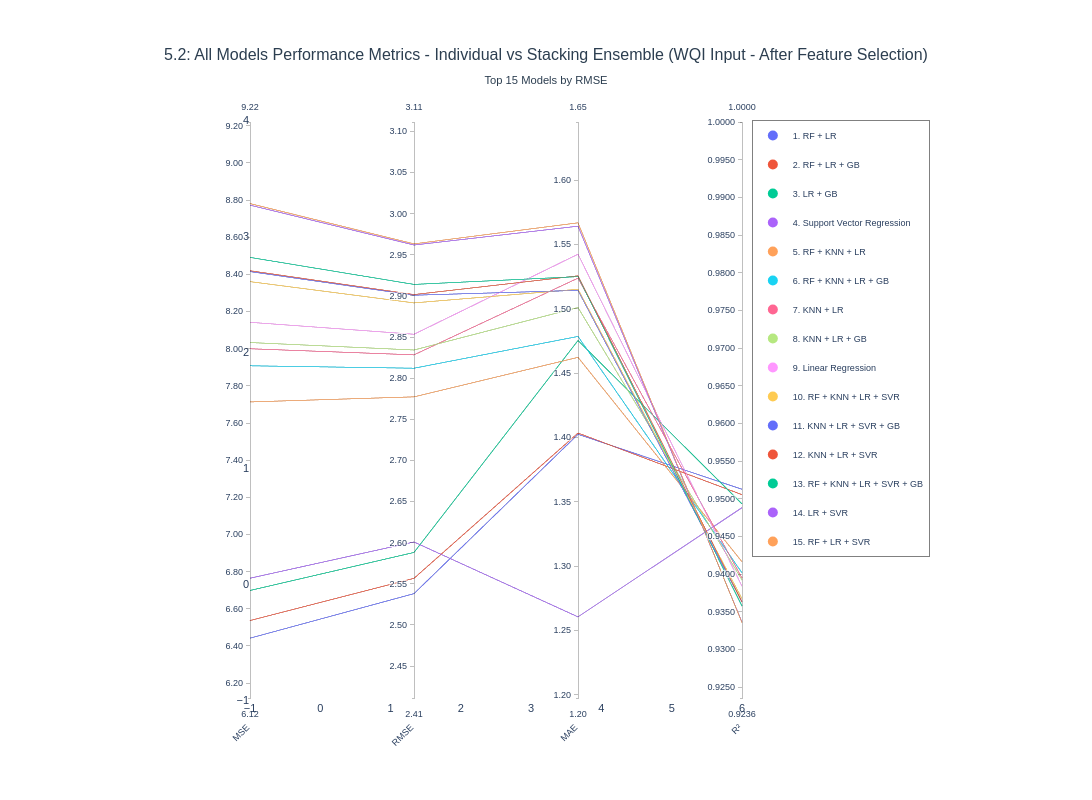

Write notebook code for a chart like this one.
### Code cell
fig_all_models_52 = plot_parallel_coordinates_all_models(
    results_df=results_df_WQIInput_retrain,
    y_test=y_test_WQIInput_retrain,
    rf_pred=rf_pred_WQIInput_retrain,
    gb_pred=gb_pred_WQIInput_retrain,
    lr_pred=lr_pred_WQIInput_retrain,
    knn_pred=knn_pred_WQIInput_retrain,
    svr_pred=svr_pred_WQIInput_retrain,
    title="5.2: All Models Performance Metrics - Individual vs Stacking Ensemble (WQI Input - After Feature Selection)"
)

fig_all_models_52.show()

### Figure 1 — Plotly figure (JSON) as saved in the notebook; plotly's stock layout.template omitted (floating-point values rounded to 4 significant figures)
{"data": [{"dimensions": [{"label": "MSE", "range": [6.12, 9.22], "tickformat": ".2f", "values": [6.442, 6.537, 6.699, 6.765, 7.714, 7.908, 8.0, 8.033, 8.142, 8.361, 8.415, 8.42, 8.492, 8.773, 8.781]}, {"label": "RMSE", "range": [2.411, 3.112], "tickformat": ".2f", "values": [2.538, 2.557, 2.588, 2.601, 2.777, 2.812, 2.828, 2.834, 2.853, 2.892, 2.901, 2.902, 2.914, 2.962, 2.963]}, {"label": "MAE", "range": [1.198, 1.645], "tickformat": ".2f", "values": [1.402, 1.403, 1.475, 1.261, 1.462, 1.479, 1.524, 1.501, 1.542, 1.515, 1.514, 1.526, 1.525, 1.564, 1.567]}, {"label": "R²", "range": [0.9236, 1], "tickformat": ".4f", "values": [0.9513, 0.9506, 0.9493, 0.9488, 0.9416, 0.9402, 0.9395, 0.9392, 0.9384, 0.9368, 0.9363, 0.9363, 0.9358, 0.9336, 0.9336]}], "labelangle": -45, "labelside": "bottom", "line": {"color": [0, 1, 2, 3, 4, 5, 6, 7, 8, 9, 10, 11, 12, 13, 14], "colorscale": [[0, "#636EFA"], [0.07143, "#EF553B"], [0.1429, "#00CC96"], [0.2143, "#AB63FA"], [0.2857, "#FFA15A"], [0.3571, "#19D3F3"], [0.4286, "#FF6692"], [0.5, "#B6E880"], [0.5714, "#FF97FF"], [0.6429, "#FECB52"], [0.7143, "#636EFA"], [0.7857, "#EF553B"], [0.8571, "#00CC96"], [0.9286, "#AB63FA"], [1, "#FFA15A"]], "showscale": false}, "type": "parcoords"}, {"hovertemplate": "<b>RF + LR</b><br>Num Models: 2<br>MSE: 6.4418<br>RMSE: 2.5381<br>MAE: 1.4025<br>R²: 0.9513<br><extra></extra>", "legendgroup": "RF + LR", "marker": {"color": "#636EFA", "size": 10}, "mode": "markers", "name": "1. RF + LR", "showlegend": true, "type": "scatter", "x": [null], "y": [null]}, {"hovertemplate": "<b>RF + LR + GB</b><br>Num Models: 3<br>MSE: 6.5367<br>RMSE: 2.5567<br>MAE: 1.4035<br>R²: 0.9506<br><extra></extra>", "legendgroup": "RF + LR + GB", "marker": {"color": "#EF553B", "size": 10}, "mode": "markers", "name": "2. RF + LR + GB", "showlegend": true, "type": "scatter", "x": [null], "y": [null]}, {"hovertemplate": "<b>LR + GB</b><br>Num Models: 2<br>MSE: 6.6986<br>RMSE: 2.5882<br>MAE: 1.4754<br>R²: 0.9493<br><extra></extra>", "legendgroup": "LR + GB", "marker": {"color": "#00CC96", "size": 10}, "mode": "markers", "name": "3. LR + GB", "showlegend": true, "type": "scatter", "x": [null], "y": [null]}, {"hovertemplate": "<b>Support Vector Regression</b><br>Num Models: 1<br>MSE: 6.7645<br>RMSE: 2.6009<br>MAE: 1.2606<br>R²: 0.9488<br><extra></extra>", "legendgroup": "Support Vector Regression", "marker": {"color": "#AB63FA", "size": 10}, "mode": "markers", "name": "4. Support Vector Regression", "showlegend": true, "type": "scatter", "x": [null], "y": [null]}, {"hovertemplate": "<b>RF + KNN + LR</b><br>Num Models: 3<br>MSE: 7.7135<br>RMSE: 2.7773<br>MAE: 1.4623<br>R²: 0.9416<br><extra></extra>", "legendgroup": "RF + KNN + LR", "marker": {"color": "#FFA15A", "size": 10}, "mode": "markers", "name": "5. RF + KNN + LR", "showlegend": true, "type": "scatter", "x": [null], "y": [null]}, {"hovertemplate": "<b>RF + KNN + LR + GB</b><br>Num Models: 4<br>MSE: 7.9082<br>RMSE: 2.8122<br>MAE: 1.4785<br>R²: 0.9402<br><extra></extra>", "legendgroup": "RF + KNN + LR + GB", "marker": {"color": "#19D3F3", "size": 10}, "mode": "markers", "name": "6. RF + KNN + LR + GB", "showlegend": true, "type": "scatter", "x": [null], "y": [null]}, {"hovertemplate": "<b>KNN + LR</b><br>Num Models: 2<br>MSE: 7.9999<br>RMSE: 2.8284<br>MAE: 1.5238<br>R²: 0.9395<br><extra></extra>", "legendgroup": "KNN + LR", "marker": {"color": "#FF6692", "size": 10}, "mode": "markers", "name": "7. KNN + LR", "showlegend": true, "type": "scatter", "x": [null], "y": [null]}, {"hovertemplate": "<b>KNN + LR + GB</b><br>Num Models: 3<br>MSE: 8.0332<br>RMSE: 2.8343<br>MAE: 1.5010<br>R²: 0.9392<br><extra></extra>", "legendgroup": "KNN + LR + GB", "marker": {"color": "#B6E880", "size": 10}, "mode": "markers", "name": "8. KNN + LR + GB", "showlegend": true, "type": "scatter", "x": [null], "y": [null]}, {"hovertemplate": "<b>Linear Regression</b><br>Num Models: 1<br>MSE: 8.1422<br>RMSE: 2.8535<br>MAE: 1.5424<br>R²: 0.9384<br><extra></extra>", "legendgroup": "Linear Regression", "marker": {"color": "#FF97FF", "size": 10}, "mode": "markers", "name": "9. Linear Regression", "showlegend": true, "type": "scatter", "x": [null], "y": [null]}, {"hovertemplate": "<b>RF + KNN + LR + SVR</b><br>Num Models: 4<br>MSE: 8.3612<br>RMSE: 2.8916<br>MAE: 1.5152<br>R²: 0.9368<br><extra></extra>", "legendgroup": "RF + KNN + LR + SVR", "marker": {"color": "#FECB52", "size": 10}, "mode": "markers", "name": "10. RF + KNN + LR + SVR", "showlegend": true, "type": "scatter", "x": [null], "y": [null]}, {"hovertemplate": "<b>KNN + LR + SVR + GB</b><br>Num Models: 4<br>MSE: 8.4151<br>RMSE: 2.9009<br>MAE: 1.5143<br>R²: 0.9363<br><extra></extra>", "legendgroup": "KNN + LR + SVR + GB", "marker": {"color": "#636EFA", "size": 10}, "mode": "markers", "name": "11. KNN + LR + SVR + GB", "showlegend": true, "type": "scatter", "x": [null], "y": [null]}, {"hovertemplate": "<b>KNN + LR + SVR</b><br>Num Models: 3<br>MSE: 8.4199<br>RMSE: 2.9017<br>MAE: 1.5256<br>R²: 0.9363<br><extra></extra>", "legendgroup": "KNN + LR + SVR", "marker": {"color": "#EF553B", "size": 10}, "mode": "markers", "name": "12. KNN + LR + SVR", "showlegend": true, "type": "scatter", "x": [null], "y": [null]}, {"hovertemplate": "<b>RF + KNN + LR + SVR + GB</b><br>Num Models: 5<br>MSE: 8.4917<br>RMSE: 2.9140<br>MAE: 1.5250<br>R²: 0.9358<br><extra></extra>", "legendgroup": "RF + KNN + LR + SVR + GB", "marker": {"color": "#00CC96", "size": 10}, "mode": "markers", "name": "13. RF + KNN + LR + SVR + GB", "showlegend": true, "type": "scatter", "x": [null], "y": [null]}, {"hovertemplate": "<b>LR + SVR</b><br>Num Models: 2<br>MSE: 8.7730<br>RMSE: 2.9619<br>MAE: 1.5642<br>R²: 0.9336<br><extra></extra>", "legendgroup": "LR + SVR", "marker": {"color": "#AB63FA", "size": 10}, "mode": "markers", "name": "14. LR + SVR", "showlegend": true, "type": "scatter", "x": [null], "y": [null]}, {"hovertemplate": "<b>RF + LR + SVR</b><br>Num Models: 3<br>MSE: 8.7814<br>RMSE: 2.9633<br>MAE: 1.5668<br>R²: 0.9336<br><extra></extra>", "legendgroup": "RF + LR + SVR", "marker": {"color": "#FFA15A", "size": 10}, "mode": "markers", "name": "15. RF + LR + SVR", "showlegend": true, "type": "scatter", "x": [null], "y": [null]}], "layout": {"font": {"family": "Arial, sans-serif", "size": 11}, "height": 800, "hovermode": "closest", "legend": {"bgcolor": "rgba(255, 255, 255, 0.95)", "bordercolor": "gray", "borderwidth": 1, "font": {"size": 9}, "orientation": "v", "x": 1.02, "xanchor": "left", "y": 1, "yanchor": "top"}, "margin": {"b": 100, "l": 250, "r": 350, "t": 120}, "paper_bgcolor": "white", "plot_bgcolor": "white", "showlegend": true, "title": {"font": {"color": "#2c3e50", "family": "Arial, sans-serif", "size": 16}, "text": "5.2: All Models Performance Metrics - Individual vs Stacking Ensemble (WQI Input - After Feature Selection)<br><sub>Top 15 Models by RMSE</sub>", "x": 0.5, "xanchor": "center"}, "width": 1400, "xaxis": {"showgrid": false}, "yaxis": {"showgrid": false}}}
